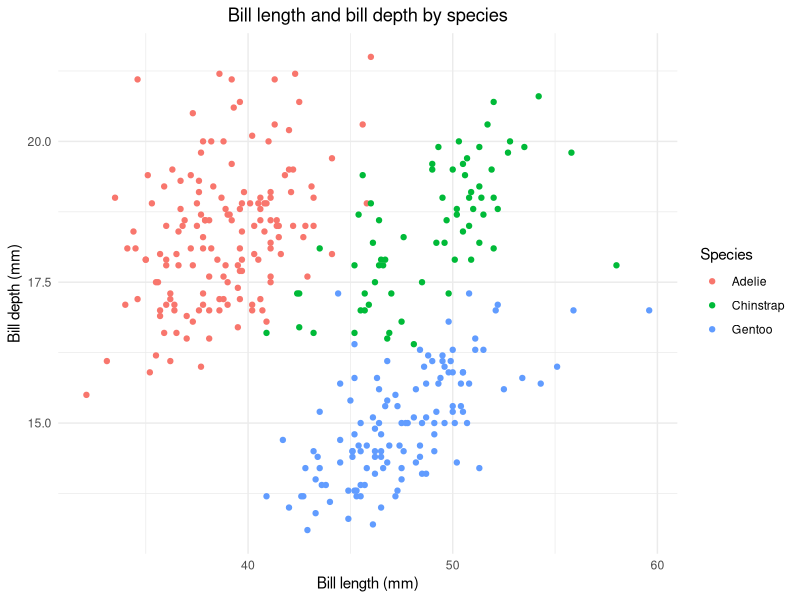
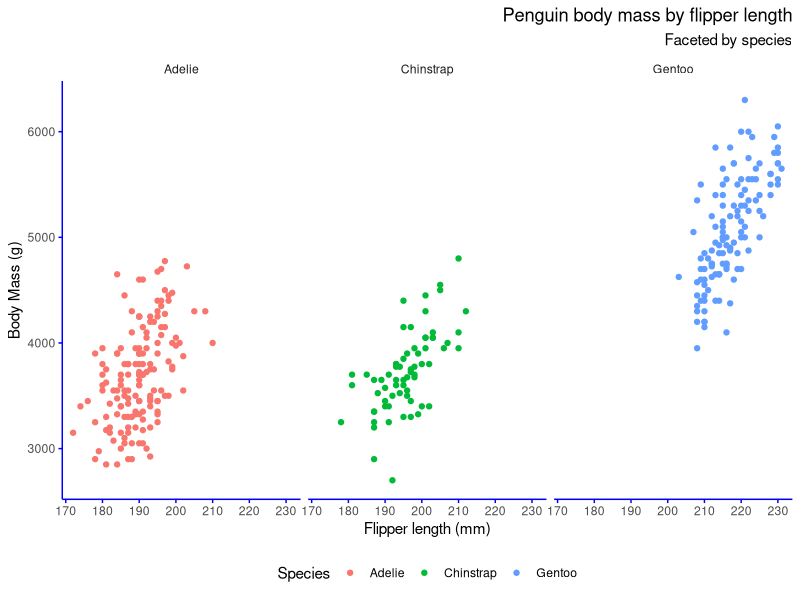
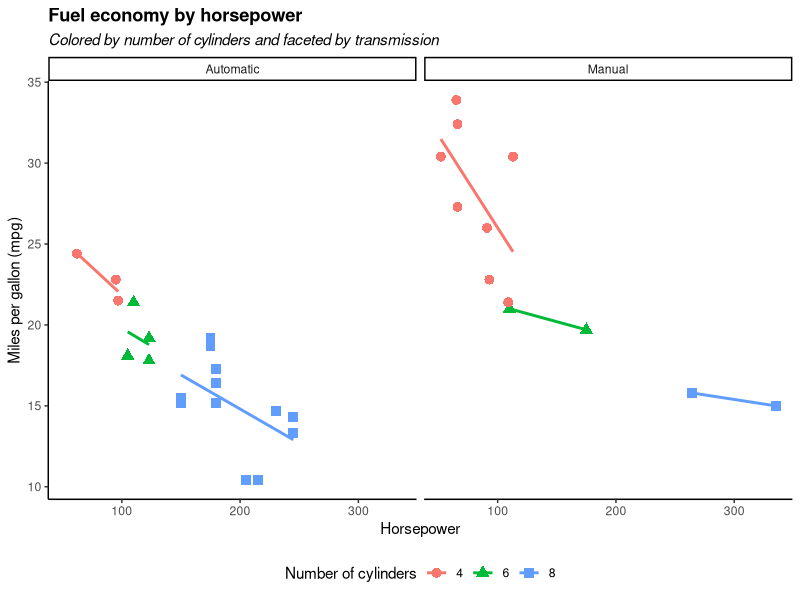

Write the R code that produced these figures, in order.
## ---- chunk 1

library(tidyverse)
library(palmerpenguins)
 
names(penguins)
## ---- chunk 2
ggplot(
  data = penguins,
  mapping = aes(x = bill_length_mm, y = bill_depth_mm, color = species)
) +
  geom_point() +
  labs(
    title = "Bill length and bill depth by species",
    x = "Bill length (mm)",
    y = "Bill depth (mm)",
    color = "Species"
  ) +
  theme_minimal() +
  theme(
    plot.title = element_text(hjust = 0.5), 
    plot.subtitle = element_text(hjust = 0.5)
  )
## ---- chunk 3
theme_penguins <- function() {
  theme_minimal() +
    theme(
      plot.title.position = "plot",
      plot.title = element_text(hjust = 1),
      plot.subtitle = element_text(hjust = 1),
      legend.position = "bottom",
      panel.grid.major = element_blank(),
      panel.grid.minor = element_blank(),
      axis.line = element_line(color = "blue"),
      axis.ticks = element_line(color = "blue")
    )
}

  ggplot(
  data = penguins,
  mapping = aes(
    x = flipper_length_mm,
    y = body_mass_g,
    color = species
  )
) +
  geom_point() +
  facet_wrap(~species) +
  labs(
    title = "Penguin body mass by flipper length",
    subtitle = "Faceted by species",
    x = "Flipper length (mm)",
    y = "Body Mass (g)",
    color = "Species"
  ) +
  theme_penguins()
## ---- chunk 4
  cars_theme <- function() {
  theme_classic() +
    theme(
      legend.position = "bottom",
      plot.title = element_text(face = "bold"),
      plot.subtitle = element_text(face = "italic")
    )
}

ggplot(
  data = mtcars,
  mapping = aes(
    x = hp,
    y = mpg,
    color = factor(cyl),
    shape = factor(cyl)
  )
) +
  geom_point(size = 3) +
  geom_smooth(method = "lm", se = FALSE) +
  facet_wrap(
    ~ am,
    labeller = labeller(
      am = c(
        "0" = "Automatic",
        "1" = "Manual"
      )
    )
  ) +
  labs(
    title = "Fuel economy by horsepower",
    subtitle = "Colored by number of cylinders and faceted by transmission",
    x = "Horsepower",
    y = "Miles per gallon (mpg)",
    color = "Number of cylinders",
    shape = "Number of cylinders"
  ) +
  cars_theme()
